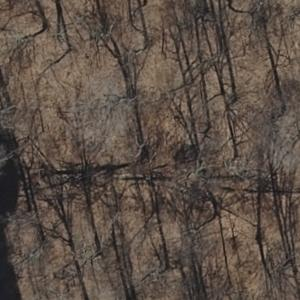
#> input picture Homework/HW3/Submission/Source/39-53_2014.jpg, 300 x 300 px
$ jupyter execute --allow-errors COS598_IP_SP22_NS_HW3_Notebook.ipynb   (shell and % lines are left out)
#> lines starting #> are read from the running program, lines starting #| are printed output that depends on the picture; after the words box and inside, x2 and y2 are one past the last pixel; in counts of white or black regions, pixels touching at a corner belong together
# COS 598 Image Processing Spring 2022 HW2 Gaussian Blur in SimpleITK

### By: Nicholas Soucy

## Imports

[cell 1]
import SimpleITK as sitk
import numpy as np
import matplotlib.pyplot as plt
from ipywidgets import interact
from skimage.filters import gaussian
from skimage.segmentation import active_contour, inverse_gaussian_gradient, morphological_chan_vese
import cv2


print(sitk.Version())
#> (this line was passed over: SimpleITK is not available in this run)

## Question 1: Linear Filtering

#### Setup Background Image and Image Functions

Create normalization function for SimpleITK images

[cell 2]
# [10 lines left out: function normalize, not called in this run]

Show Mona Lisa Background Image without Gaussian Blur

#> (a cell that did not finish here is left out)

#### Define Guassian Function

Define Gaussian function to calcuate the guassian and apply it to background

[cell 4]
# [26 lines left out: function Cal_Gaussian, not called in this run]

#### Image with Gaussian Spot without Derivative

For this specific implimentation, a = 7000, b = mona list, sig_x = 20, sig_y = 20, x_0 = 128, y_0 = 128, and theta = 0.

#> (a cell that did not finish here is left out)

### A) Continuous Version

#### Define Guassian Derivative Function

For this function, we have an isotropic gaussian so sig_x = sig_y, we will be using the same gaussian function as before with the added x derivative term.

[cell 6]
# [28 lines left out: function Cal_Gaussian_Der, not called in this run]

We still use x_0 = y_0 = 128 and sig = 20.

#> (a cell that did not finish here is left out)

### B) Discrete Version

#### B1) Generate Gaussian Image

Here we can use the same image as above:

#> (a cell that did not finish here is left out)

#### B2) Convolve 3x3 Derivative Filter on the Generated Gaussian Image

[cell 9]
# [21 lines left out: function convolve_sobel, not called in this run]

#> (a cell that did not finish here is left out)

### C) Subtract the Continuous and Descrete Images and Compare Results

#> (a cell that did not finish here is left out)

We can see that when we subtract the two images, we end up with the original mona lisa background image with sharper edges along the x-direction. This is left over from the convolving the sobel kernal along the image instead of calculating the gaussian function continuously.

Sobel kernals are a popular edge detection algorithm. Once we only used the x-direction kernals, this makes sense that we are left with an x-direction edge detection. In the continous version, we do not get these edges because the edges are an artifact of estimating the derivative of a gaussian along descrete areas of the image.

## Question 2: Removal of Unwanted Signal

Lets start by loading the images.

[cell 12]
#Load first image
im1 = cv2.imread('39-53_2014.jpg', cv2.IMREAD_GRAYSCALE)
#> im1: shape (300, 300); min 14, max 156, mean 81.7

#Load second image
im2 = cv2.imread('39-53_2016.jpg', cv2.IMREAD_GRAYSCALE)
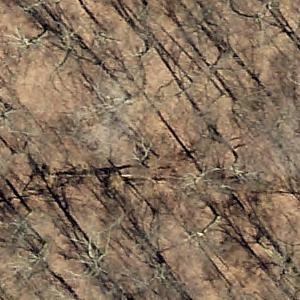
#> input picture Homework/HW3/Submission/Source/39-53_2016.jpg, 300 x 300 px
#> im2: shape (300, 300); min 0, max 255, mean 116.4

#Load third image
im3 = cv2.imread('39-53_2017.jpg', cv2.IMREAD_GRAYSCALE)
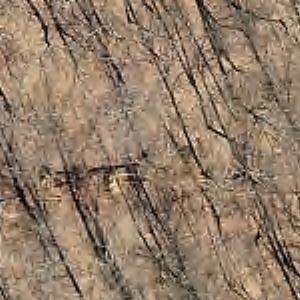
#> input picture Homework/HW3/Submission/Source/39-53_2017.jpg, 300 x 300 px
#> im3: shape (300, 300); min 0, max 254, mean 129

#Show all images
f, axarr = plt.subplots(1,3,figsize=(15,15))
axarr[0].imshow(im1, cmap='gray')
axarr[0].set_title("2014 Image")
axarr[0].axis('off')
axarr[1].imshow(im2, cmap='gray')
axarr[1].set_title("2016 Image")
axarr[1].axis('off')
axarr[2].imshow(im3, cmap='gray')
axarr[2].set_title("2017 Image")
axarr[2].axis('off')
plt.show()

Now we can do a binary threshold of the images to try and get the dark parts extracted from the image.

[cell 13]
(thresh, im1_thresh) = cv2.threshold(im1, 55, 255, cv2.THRESH_BINARY)
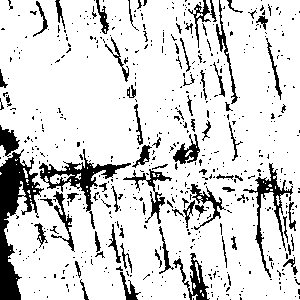
#> im1_thresh: shape (300, 300); 84.7% white; 606 black regions (526 under 20 px), largest, box (x1, y1, x2, y2) and area: (0, 149, 44, 300) 2654, (39, 149, 131, 229) 1287, (243, 163, 293, 278) 892
(thresh, im2_thresh) = cv2.threshold(im2, 75, 255, cv2.THRESH_BINARY)
#> im2_thresh: shape (300, 300); 88.4% white; black in thin lines or dots
(thresh, im3_thresh) = cv2.threshold(im3, 85, 255, cv2.THRESH_BINARY)
#> im3_thresh: shape (300, 300); 89.6% white; 539 black regions (457 under 20 px), largest, box (x1, y1, x2, y2) and area: (54, 163, 170, 264) 1735, (267, 223, 300, 300) 497, (0, 169, 38, 223) 373


#Show all images
f, axarr = plt.subplots(1,3,figsize=(15,15))
axarr[0].imshow(im1_thresh, cmap='gray')
axarr[0].set_title("2014 Image")
axarr[0].axis('off')
axarr[1].imshow(im2_thresh, cmap='gray')
axarr[1].set_title("2016 Image")
axarr[1].axis('off')
axarr[2].imshow(im3_thresh, cmap='gray')
axarr[2].set_title("2017 Image")
axarr[2].axis('off')
plt.show()

Once these shadows can be categorized as rectangles, we want some form of rectangular bias, therefore, we can use a rectangle kernel in our morphological opening operation.

In addition, once all the shadows are mostly veritcal in each image, we can introduce a vertical bias in our kernal by creating a true rectangle kernal and not a regular square. This can help to keep dark signal that are not shadows, like fallen trees.

[cell 14]
#Retangle kernal with vertical bias
kernel = cv2.getStructuringElement(cv2.MORPH_RECT,(6,2))

#Now we can perform opening on the images

#im1
dilated_im1 = cv2.dilate(im1_thresh, kernel, iterations=1)
#> dilated_im1: shape (300, 300); 96.8% white; 76 black regions (64 under 20 px), largest, box (x1, y1, x2, y2) and area: (0, 159, 25, 300) 1691, (43, 166, 124, 187) 344, (0, 131, 17, 151) 223
opened_im1 = cv2.erode(dilated_im1, kernel, iterations=1)
#> opened_im1: shape (300, 300); 94.1% white; 60 black regions (24 under 20 px), largest, box (x1, y1, x2, y2) and area: (0, 155, 33, 300) 2257, (41, 165, 130, 188) 655, (0, 131, 20, 152) 315

#im2
dilated_im2 = cv2.dilate(im2_thresh, kernel, iterations=1)
#> dilated_im2: shape (300, 300); 99.2% white; black in thin lines or dots
opened_im2 = cv2.erode(dilated_im2, kernel, iterations=1)
#> opened_im2: shape (300, 300); 97% white; 78 black regions (40 under 20 px), largest, box (x1, y1, x2, y2) and area: (91, 166, 132, 176) 199, (0, 200, 20, 215) 171, (35, 17, 62, 35) 152

#im1
dilated_im3 = cv2.dilate(im3_thresh, kernel, iterations=1)
#> dilated_im3: shape (300, 300); 99.4% white; black in thin lines or dots
opened_im3 = cv2.erode(dilated_im3, kernel, iterations=1)
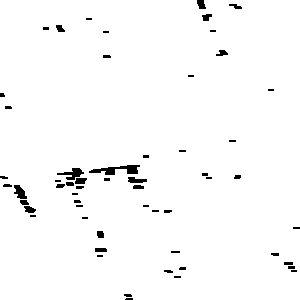
#> opened_im3: shape (300, 300); 97.9% white; 57 black regions (27 under 20 px), largest, box (x1, y1, x2, y2) and area: (89, 165, 140, 175) 261, (57, 168, 84, 180) 149, (14, 185, 27, 199) 113


#Show all images
f, axarr = plt.subplots(1,3,figsize=(15,15))
axarr[0].imshow(opened_im1, cmap='gray')
axarr[0].set_title("2014 Image")
axarr[0].axis('off')
axarr[1].imshow(opened_im2, cmap='gray')
axarr[1].set_title("2016 Image")
axarr[1].axis('off')
axarr[2].imshow(opened_im3, cmap='gray')
axarr[2].set_title("2017 Image")
axarr[2].axis('off')
plt.show()

As you can see in the image above, we essentially creted a horzontal darkness detector. We want to keep those because those are often fallen trees.

Now once we have a rough apporximation of the darkened signals we wish to keep, we can go ahead and take the difference between the opened images and the original binary thresholded image.

[cell 15]
diff_im1 = 255 - cv2.absdiff(im1_thresh, opened_im1)
#> diff_im1: shape (300, 300); 89.1% white; black in thin lines or dots
diff_im2 = 255 - cv2.absdiff(im2_thresh, opened_im2)
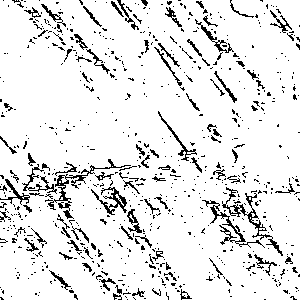
#> diff_im2: shape (300, 300); 90.2% white; black in thin lines or dots
diff_im3 = 255 - cv2.absdiff(im3_thresh, opened_im3)
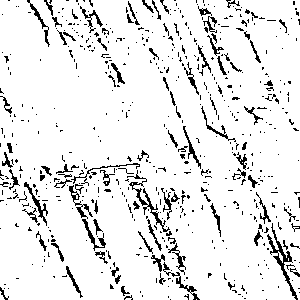
#> diff_im3: shape (300, 300); 91% white; black in thin lines or dots

#Show all images
f, axarr = plt.subplots(1,3,figsize=(15,15))
axarr[0].imshow(diff_im1, cmap='gray')
axarr[0].set_title("2014 Image")
axarr[0].axis('off')
axarr[1].imshow(diff_im2, cmap='gray')
axarr[1].set_title("2016 Image")
axarr[1].axis('off')
axarr[2].imshow(diff_im3, cmap='gray')
axarr[2].set_title("2017 Image")
axarr[2].axis('off')
plt.show()

Now we have removed possible fallen trees from the image and we can now invert the image to create a mask.

[cell 16]
(thresh, diff_im1_thresh) = cv2.threshold(diff_im1, 50, 255, cv2.THRESH_BINARY_INV)
#> diff_im1_thresh: shape (300, 300); 10.9% white in thin lines or dots
(thresh, diff_im2_thresh) = cv2.threshold(diff_im2, 40, 255, cv2.THRESH_BINARY_INV)
#> diff_im2_thresh: shape (300, 300); 9.8% white in thin lines or dots
(thresh, diff_im3_thresh) = cv2.threshold(diff_im3, 40, 255, cv2.THRESH_BINARY_INV)
#> diff_im3_thresh: shape (300, 300); 9% white in thin lines or dots


#Show all images
f, axarr = plt.subplots(1,3,figsize=(15,15))
axarr[0].imshow(diff_im1_thresh, cmap='gray')
axarr[0].set_title("2014 Image")
axarr[0].axis('off')
axarr[1].imshow(diff_im2_thresh, cmap='gray')
axarr[1].set_title("2016 Image")
axarr[1].axis('off')
axarr[2].imshow(diff_im3_thresh, cmap='gray')
axarr[2].set_title("2017 Image")
axarr[2].axis('off')
plt.show()

We then use these images we created in the inpaint function as a mask on the original images to help remove the intensity of the shadows in the original image.

[cell 17]
new_im1 = cv2.inpaint(im1,diff_im1_thresh,3,cv2.INPAINT_NS)
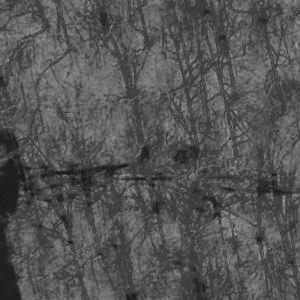
#> new_im1: shape (300, 300); min 16, max 156, mean 83.9
new_im2 = cv2.inpaint(im2,diff_im2_thresh,3,cv2.INPAINT_NS)
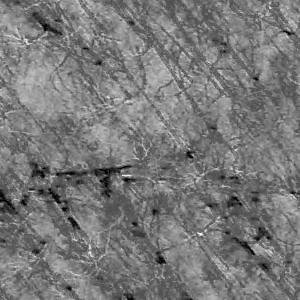
#> new_im2: shape (300, 300); min 0, max 255, mean 120.2
new_im3 = cv2.inpaint(im3,diff_im3_thresh,3,cv2.INPAINT_NS)
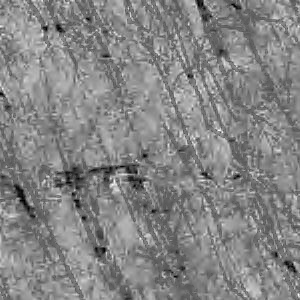
#> new_im3: shape (300, 300); min 0, max 254, mean 132.7

print("Original Images")
#Show all images
f, axarr = plt.subplots(1,3,figsize=(15,15))
axarr[0].imshow(im1, cmap='gray')
axarr[0].set_title("2014 Image")
axarr[0].axis('off')
axarr[1].imshow(im2, cmap='gray')
axarr[1].set_title("2016 Image")
axarr[1].axis('off')
axarr[2].imshow(im3, cmap='gray')
axarr[2].set_title("2017 Image")
axarr[2].axis('off')
plt.show()
print("Fixed Images")
#Show all images
f, axarr = plt.subplots(1,3,figsize=(15,15))
axarr[0].imshow(new_im1, cmap='gray')
axarr[0].set_title("2014 Image")
axarr[0].axis('off')
axarr[1].imshow(new_im2, cmap='gray')
axarr[1].set_title("2016 Image")
axarr[1].axis('off')
axarr[2].imshow(new_im3, cmap='gray')
axarr[2].set_title("2017 Image")
axarr[2].axis('off')
plt.show()

As you can see, the shadows have become quite lighter than the original image all while keeping the darkened signal in the horizontal direction. Therefore we can call this question done!

However, for a little bonus, we can go further and show just the fallen trees, by thresholding out final images.

[cell 18]
(thresh, new_im1_thresh) = cv2.threshold(new_im1, 40, 255, cv2.THRESH_BINARY_INV)
#> new_im1_thresh: shape (300, 300); 3.4% white; 109 white regions (95 under 20 px), largest, box (x1, y1, x2, y2) and area: (0, 159, 25, 218) 941, (0, 223, 21, 300) 838, (0, 133, 18, 153) 183
(thresh, new_im2_thresh) = cv2.threshold(new_im2, 45, 255, cv2.THRESH_BINARY_INV)
#> new_im2_thresh: shape (300, 300); 1.4% white in thin lines or dots
(thresh, new_im3_thresh) = cv2.threshold(new_im3, 60, 255, cv2.THRESH_BINARY_INV)
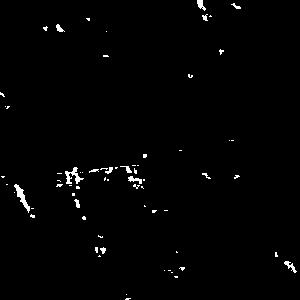
#> new_im3_thresh: shape (300, 300); 1.2% white; 68 white regions (54 under 20 px), largest, box (x1, y1, x2, y2) and area: (14, 184, 30, 213) 144, (65, 167, 84, 184) 133, (284, 261, 297, 273) 58


#Show all images
f, axarr = plt.subplots(1,3,figsize=(15,15))
axarr[0].imshow(new_im1_thresh, cmap='gray')
axarr[0].set_title("2014 Image")
axarr[0].axis('off')
axarr[1].imshow(new_im2_thresh, cmap='gray')
axarr[1].set_title("2016 Image")
axarr[1].axis('off')
axarr[2].imshow(new_im3_thresh, cmap='gray')
axarr[2].set_title("2017 Image")
axarr[2].axis('off')
plt.show()
